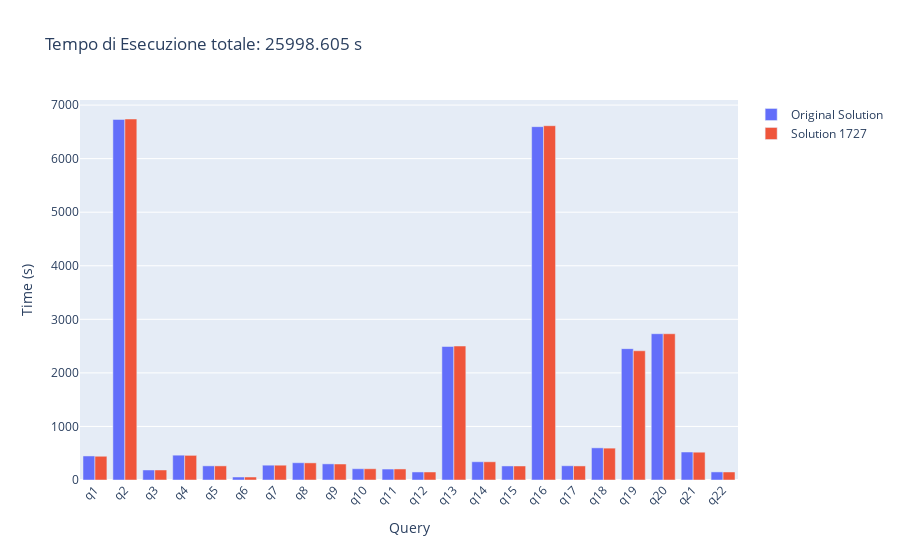

Here is the notebook cell this chart was saved with:
### Code cell
fig = go.Figure()
fig.add_trace(go.Bar(x=mean_time.index, y=mean_time["mean"], name='Original Solution'))
fig.add_trace(go.Bar(x=sol_2.index, y=sol_2["mean"], name='Solution 1727'))
fig.update_layout(barmode='group', xaxis_tickangle=-45, title='Tempo di Esecuzione totale: ' + str(sol_2_tot) + " s", xaxis_title='Query', yaxis_title='Time (s)')
fig.show()

### Figure 1 — Plotly figure (JSON) as saved in the notebook; plotly's stock layout.template omitted (floating-point values rounded to 4 significant figures)
{"data": [{"name": "Original Solution", "type": "bar", "x": ["q1", "q2", "q3", "q4", "q5", "q6", "q7", "q8", "q9", "q10", "q11", "q12", "q13", "q14", "q15", "q16", "q17", "q18", "q19", "q20", "q21", "q22"], "y": [448.8, 6732.0, 187.1, 463.6, 264.3, 55.77, 276.7, 322.6, 301.3, 210.7, 204.6, 150.1, 2492.0, 340.9, 262.3, 6597.0, 266.1, 600.5, 2453.0, 2731.0, 522.5, 151.1]}, {"name": "Solution 1727", "type": "bar", "x": ["q1", "q2", "q3", "q4", "q5", "q6", "q7", "q8", "q9", "q10", "q11", "q12", "q13", "q14", "q15", "q16", "q17", "q18", "q19", "q20", "q21", "q22"], "y": [443.2, 6740.0, 187.0, 460.0, 263.7, 55.7, 276.3, 319.9, 298.6, 210.1, 206.0, 149.8, 2501.0, 340.2, 261.9, 6615.0, 262.8, 594.9, 2413.0, 2731.0, 519.1, 149.9]}], "layout": {"barmode": "group", "title": {"text": "Tempo di Esecuzione totale: 25998.605 s"}, "xaxis": {"tickangle": -45, "title": {"text": "Query"}}, "yaxis": {"title": {"text": "Time (s)"}}}}
